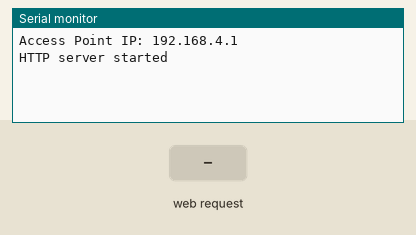
Bench run of a sketch on a simulated ESP32. On the bench: the last lines printed to the serial monitor. The inputs (shaded band) are chosen by the test bench.

Above: at 1.2 s.
1.3 s: HTTP request GET /stop received
At 2.5 s:
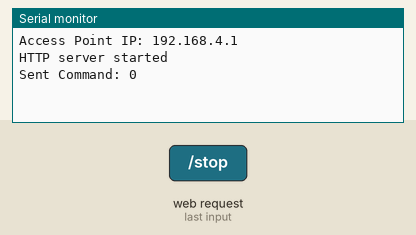
2.8 s: HTTP request GET /forward received
At 3.7 s:
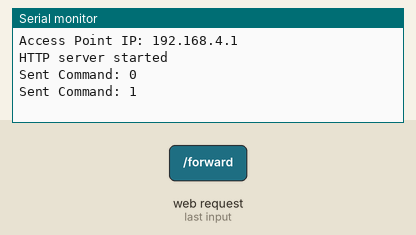

The sketch:

esp32-AP-with-arduino.ino
```cpp
#include <WiFi.h>
#include <WebServer.h>

// WiFi Access Point Configuration
const char *SSID = "Quadruped_Robot";
const char *PASSWORD = "12345678";

// Commands (13 total actions)
enum RobotCommands
{
    CMD_STOP = 0,
    CMD_FORWARD = 1,
    CMD_BACKWARD = 2,
    CMD_LEFT = 3,
    CMD_RIGHT = 4,
    CMD_BOW = 5,
    CMD_WAVE = 6,
    CMD_SPEED_INCREASE = 7,
    CMD_SPEED_DECREASE = 8,
    CMD_DANCE = 9,
    CMD_CENTER_SERVOS = 0,
    CMD_TRIM_LEFT = 11,
    CMD_TRIM_RIGHT = 12
};

// Create WebServer object on default http port
WebServer server(80);

void setup()
{
    // Initialize Serial communication for debugging
    Serial.begin(9600);

    // Initialize Serial2 for communication with Arduino Nano
    Serial2.begin(9600, SERIAL_8N1, 16, 17); // RX2=16, TX2=17

    // Setup WiFi Access Point
    WiFi.softAP(SSID, PASSWORD);
    IPAddress IP = WiFi.softAPIP();

    Serial.print("Access Point IP: ");
    Serial.println(IP);

    // Define server routes for all commands
    server.on("/", handleRoot);
    server.on("/stop", HTTP_GET, []()
              { sendCommand(CMD_STOP); });
    server.on("/forward", HTTP_GET, []()
              { sendCommand(CMD_FORWARD); });
    server.on("/backward", HTTP_GET, []()
              { sendCommand(CMD_BACKWARD); });
    server.on("/left", HTTP_GET, []()
              { sendCommand(CMD_LEFT); });
    server.on("/right", HTTP_GET, []()
              { sendCommand(CMD_RIGHT); });
    server.on("/bow", HTTP_GET, []()
              { sendCommand(CMD_BOW); });
    server.on("/wave", HTTP_GET, []()
              { sendCommand(CMD_WAVE); });
    server.on("/speedincrease", HTTP_GET, []()
              { sendCommand(CMD_SPEED_INCREASE); });
    server.on("/speeddecrease", HTTP_GET, []()
              { sendCommand(CMD_SPEED_DECREASE); });
    server.on("/dance", HTTP_GET, []()
              { sendCommand(CMD_DANCE); });
    server.on("/centerservos", HTTP_GET, []()
              { sendCommand(CMD_CENTER_SERVOS); });
    server.on("/trimleft", HTTP_GET, []()
              { sendCommand(CMD_TRIM_LEFT); });
    server.on("/trimright", HTTP_GET, []()
              { sendCommand(CMD_TRIM_RIGHT); });

    // Start server
    server.begin();
    Serial.println("HTTP server started");
}

void loop()
{
    server.handleClient();
}

// Send Integer Command Function with Error Handling
void sendCommand(int command)
{
    // Send command via Serial2
    Serial2.write(command); // Send as a single byte

    // Send HTTP response
    server.send(200, "text/plain", "Command sent: " + String(command));

    // Debug print
    Serial.print("Sent Command: ");
    Serial.println(command);
}

// HTML Page Handler with Press-and-Hold Functionality
void handleRoot()
{
    String html = R"(
<!DOCTYPE html>
<html>
<head>
    <title>Quadruped Robot Control</title>
    <meta name='viewport' content='width=device-width, initial-scale=1'>
    <style>
        body {
            font-family: Arial, sans-serif;
            text-align: center;
            background-color: #f4f4f4;
            margin: 0;
            padding: 20px;
            touch-action: manipulation;
        }
        h1 {
            color: #333;
            margin-bottom: 50px;
        }
        .movement-container {
            display: grid;
            grid-template-columns: 1fr 1fr 1fr;
            grid-template-rows: 1fr 1fr 1fr;
            gap: 10px;
            max-width: 300px;
            margin: 0 auto 30px;
            height: 250px;
        }
        .forward { grid-column: 2; grid-row: 1; }
        .backward { grid-column: 2; grid-row: 3; }
        .left { grid-column: 1; grid-row: 2; }
        .right { grid-column: 3; grid-row: 2; }

        .additional-functions {
            display: grid;
            grid-template-columns: repeat(2, 1fr);
            gap: 10px;
            max-width: 400px;
            margin: 0 auto;
        }

        .button {
            background-color: #4CAF50;
            border: none;
            color: white;
            padding: 15px;
            text-align: center;
            text-decoration: none;
            display: inline-block;
            font-size: 16px;
            cursor: pointer;
            border-radius: 8px;
            transition: background-color 0.3s, transform 0.1s;
            user-select: none;
            -webkit-user-select: none;
        }
        .button:hover {
            background-color: #45a049;
            transform: scale(1.05);
        }
        .button:active {
            background-color: #3d8b40;
            transform: scale(0.95);
        }
        .movement-button {
            min-height: 60px;
        }
    </style>
</head>
<body>
    <h1>Quadruped Robot Control</h1>

    <div class='movement-container'>
        <button class='button movement-button forward'
            onmousedown='startMovement("forward")'
            onmouseup='stopMovement()'
            onmouseleave='stopMovement()'
            ontouchstart='startMovement("forward")'
            ontouchend='stopMovement()'
            ontouchcancel='stopMovement()'>Forward</button>

        <button class='button movement-button backward'
            onmousedown='startMovement("backward")'
            onmouseup='stopMovement()'
            onmouseleave='stopMovement()'
            ontouchstart='startMovement("backward")'
            ontouchend='stopMovement()'
            ontouchcancel='stopMovement()'>Backward</button>

        <button class='button movement-button left'
            onmousedown='startMovement("left")'
            onmouseup='stopMovement()'
            onmouseleave='stopMovement()'
            ontouchstart='startMovement("left")'
            ontouchend='stopMovement()'
            ontouchcancel='stopMovement()'>Left</button>

        <button class='button movement-button right'
            onmousedown='startMovement("right")'
            onmouseup='stopMovement()'
            onmouseleave='stopMovement()'
            ontouchstart='startMovement("right")'
            ontouchend='stopMovement()'
            ontouchcancel='stopMovement()'>Right</button>
    </div>

    <div class='additional-functions'>
        <button class='button' onclick='sendCommand("bow")'>Bow</button>
        <button class='button' onclick='sendCommand("wave")'>Wave</button>
        <button class='button' onclick='sendCommand("speedincrease")'>Increase Speed</button>
        <button class='button' onclick='sendCommand("speeddecrease")'>Decrease Speed</button>
        <button class='button' onclick='sendCommand("dance")'>Dance</button>
        <button class='button' onclick='sendCommand("centerservos")'>Center Servos</button>
        <button class='button' onclick='sendCommand("trimleft")'>Trim Left</button>
        <button class='button' onclick='sendCommand("trimright")'>Trim Right</button>
    </div>

    <script>
        let movementInterval = null;
        let isMoving = false;
        let lastCommand = null;
        let stopRequested = false;

        function startMovement(command) {
            // If stop was just requested, ignore new movement
            if (stopRequested) {
                stopRequested = false;
                return;
            }

            // Prevent multiple intervals from being started
            if (isMoving) return;

            isMoving = true;
            lastCommand = command;

            // Send initial command only once
            sendCommand(command);

            // Start continuous sending
            movementInterval = setInterval(() => {
                sendCommand(command);
            }, 100); // Adjust interval as needed
        }

        function stopMovement() {
            // Prevent sending multiple stop commands
            if (stopRequested) return;
            stopRequested = true;

            // Stop continuous sending
            if (movementInterval) {
                clearInterval(movementInterval);
                movementInterval = null;
            }

            // Reset the moving state
            isMoving = false;

            // Only send stop if there was a previous movement command
            if (lastCommand) {
                sendCommand('stop');
                lastCommand = null;
            }

            // Reset stop request after a short delay
            setTimeout(() => {
                stopRequested = false;
            }, 200);
        }

        function sendCommand(command) {
            fetch('/' + command)
                .then(response => response.text())
                .then(text => console.log(text))
                .catch(error => console.error('Error:', error));
        }
    </script>
</body>
</html>
)";

    server.send(200, "text/html", html);
}
```

Measured:
- after the input at 1.3 s, the serial monitor: prints a new line at once (image 1)
- after the input at 2.8 s, the serial monitor: prints a new line at once (image 2)
